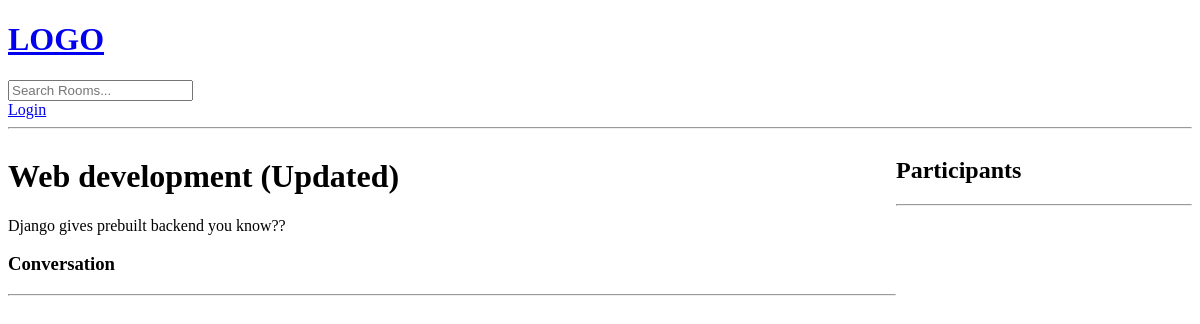
Page /room/4/ on the earlier database version.
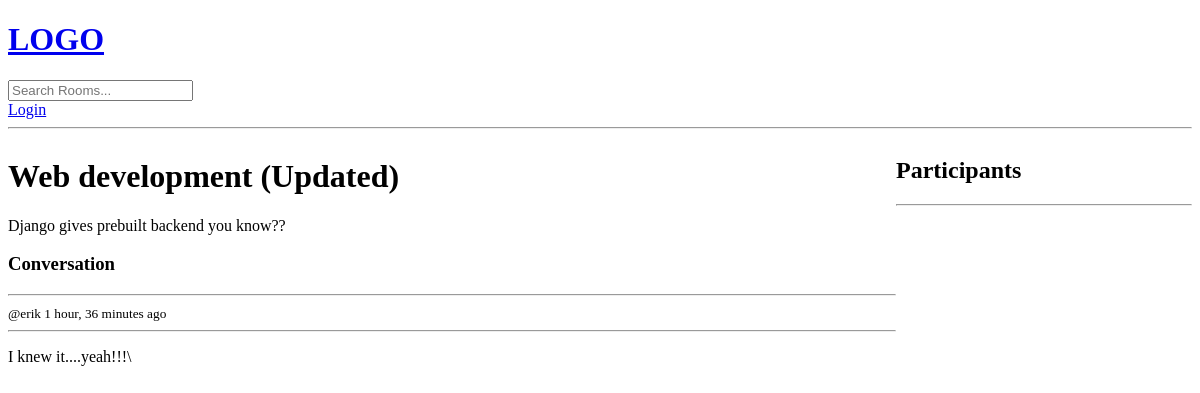
Same page on the later database version.
### studyapp/models.py (models this page shows, shortened)
class Message(models.Model):
    user=models.ForeignKey(User,on_delete=models.CASCADE)
    room=models.ForeignKey(Room,on_delete=models.CASCADE)
    body=models.TextField()
    updated=models.DateTimeField(auto_now=True)
    created=models.DateTimeField(auto_now_add=True)

### studyapp/views.py (the view, shortened to what this page needs)
# urls.py: path('room/<str:pk>/',views.room,name='room'),
def room(request,pk):
   room=Room.objects.get(id=pk)
   participants=room.participants.all()
   room_messages=room.message_set.all().order_by('-created')  #get all the children(subset) messages of the given room
   context={'room':room,'room_messages':room_messages,'participants':participants}
   return render(request,'studyapp/room.html',context)

### studyapp/templates/studyapp/room.html (shortened to what this page needs)
{% extends 'main.html'%}
{% block content%}
<div class="room_container">
    <div>
        <h1>{{room.name}}</h1>
        <p>{{room.description}}</p>
        <div class="comment-wrapper">
            <h3>Conversation</h3>
            <hr>
            {%for message in room_messages%}
            <div>
                <small>@{{message.user}} {{message.created | timesince}} ago</small>
                <hr>
                <p>{{message.body}}</p>
            </div>
            {%endfor%}
        </div>
    </div>
    <div>
        <h2>Participants</h2>
        <hr>
    </div>
</div>
{%endblock content%}

Differences in the rows shown:
added Message: user "erik", created "1 hour, 36 minutes", body "I knew it....yeah!!!\\"
